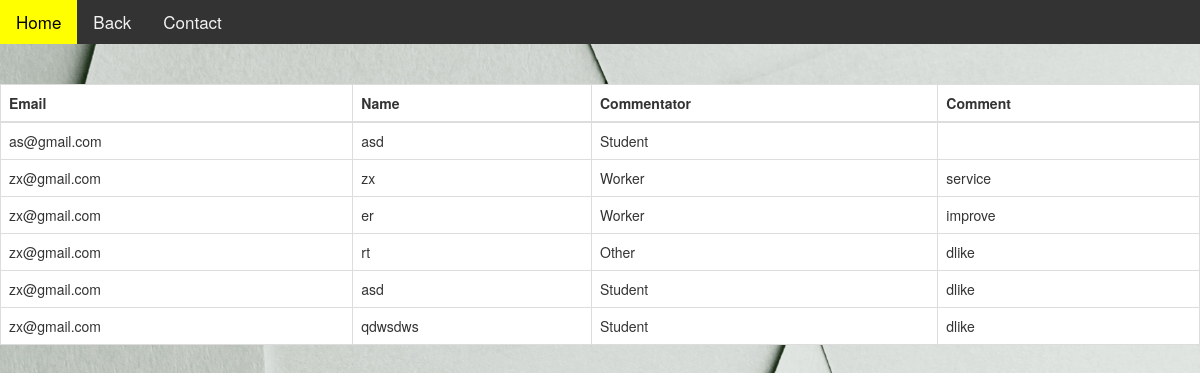
Screenshot of /display.php with the database file from the repository.
### tables this page shows
CREATE TABLE `feedback` (
  `email` varchar(50) NOT NULL,
  `name` varchar(30) NOT NULL,
  `feed` varchar(10) NOT NULL,
  `service` varchar(10) NOT NULL
);

### display.php (the view, shortened to what this page needs)
<?php
include_once 'date.php';
$result = mysqli_query($conn,"SELECT * FROM feedback");
?>
<!DOCTYPE html>
<html>
 <head>
  <link rel="stylesheet" href="https://maxcdn.bootstrapcdn.com/bootstrap/3.4.1/css/bootstrap.min.css">
 </head>
<body>
	<div class="topnav">
  <a class="active" href="index.php">Home</a>
  <a href="interface.html">Back</a>
  <a href="#contact">Contact</a>
</div>
<br><br>
<?php
if (mysqli_num_rows($result) > 0) {
?>
  <table class="table table-bordered">
    <thead>
  <tr>
    <td><b>Email</b></td>
    <td><b>Name</b></td>
    <td><b>Commentator</b></td>
    <td><b>Comment</b></td>
  </tr>
</thead>
<?php
while($row = mysqli_fetch_array($result)) {
?>
<tr>
    <td><?php echo $row["email"]; ?></td>
    <td><?php echo $row["name"]; ?></td>
    <td><?php echo $row["feed"]; ?></td>
    <td><?php echo $row["service"]; ?></td>
</tr>
<?php
}
?>
</table>
 <?php
}
else{
    echo "No result found";
}
?>
 </body>
</html>

### display.php (style rules this page uses)
body, html { height: 100%; background-image: url("display.jpg"); height: 100%; background-position: center; background-repeat: no-repeat; background-size: cover; }
.topnav { overflow: hidden; background-color: #333; }
.topnav a { float: left; color: #f2f2f2; text-align: center; padding: 10px 16px; text-decoration: none; font-size: 17px; }
.table-bordered { background-color: white; }

### rows the page displays
feedback: email "as@gmail.com", name "asd", feed "Student"
feedback: email "zx@gmail.com", name "zx", feed "Worker", service "service"
feedback: email "zx@gmail.com", name "er", feed "Worker", service "improve"
feedback: email "zx@gmail.com", name "rt", feed "Other", service "dlike"
feedback: email "zx@gmail.com", name "asd", feed "Student", service "dlike"
feedback: email "zx@gmail.com", name "qdwsdws", feed "Student", service "dlike"
